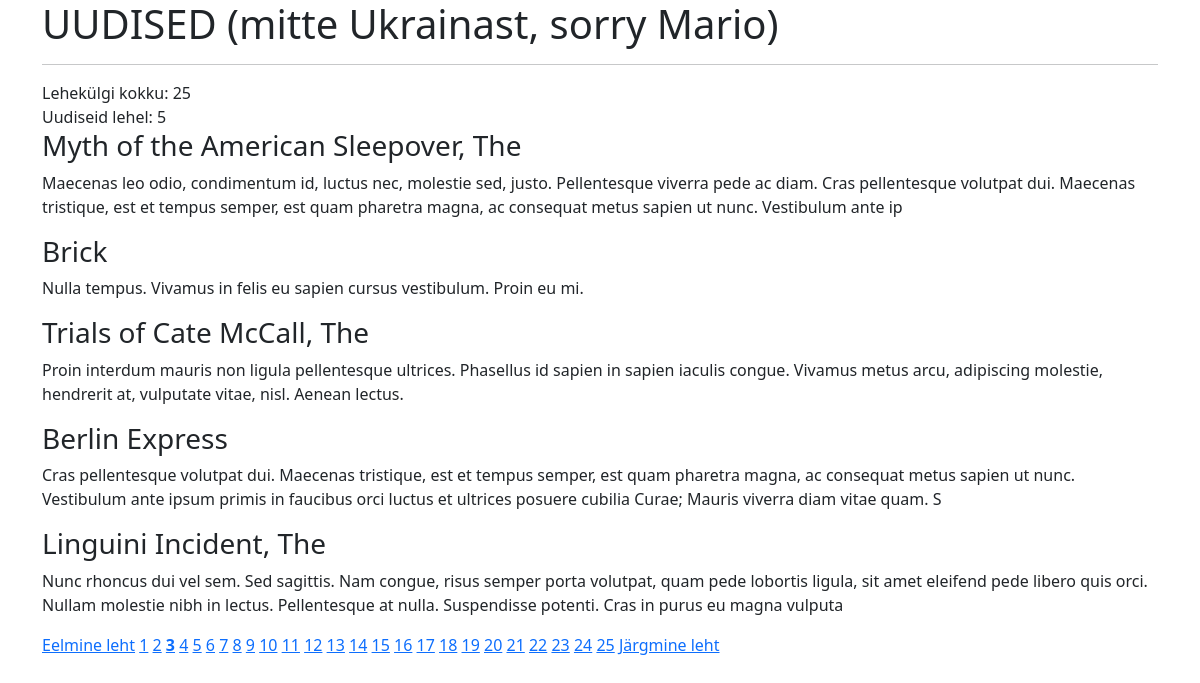
The page /uudised.php?leht=3 on the database its author committed.
### tables this page shows
CREATE TABLE `uudised` (
  `id` int(255) NOT NULL,
  `pealkiri` varchar(255) NOT NULL,
  `uudis` varchar(255) NOT NULL
);

### uudised.php (the view, shortened to what this page needs)
<?php
include ("config.php");
?>
<!DOCTYPE html>
<html lang="en">
<head>
    <link href="https://cdn.jsdelivr.net/npm/bootstrap@5.3.2/dist/css/bootstrap.min.css" rel="stylesheet">
</head>
    <body>
        <div class="container">
            <h1>UUDISED (mitte Ukrainast, sorry Mario)</h1>
            <hr>
            <?php
            $uudistearv = 5;
            $uudisteparing = "SELECT COUNT('id') FROM uudised";
            $lehtedevastus = mysqli_query($yhendus, $uudisteparing);
            $uudised = mysqli_fetch_array($lehtedevastus);
            $lehtedekogus = $uudised[0];
            $lehtedekogus = ceil($lehtedekogus/$uudistearv);
            echo 'Lehekülgi kokku: ' . $lehtedekogus . '<br>';
            echo 'Uudiseid lehel: ' . $uudistearv . '<br>';
            if (isset($_GET['leht'])) {
                $leht = $_GET['leht'];
            }else {
                $leht = 1;
            }
            $algus = ($leht-1) * $uudistearv;
            $paring = "SELECT * FROM uudised LIMIT $algus, $uudistearv";
            $vastus = mysqli_query($yhendus, $paring);
            while ($rida = mysqli_fetch_assoc($vastus)){
                echo '<h3>'.$rida['pealkiri'].'</h3>';
                echo '<p>'.$rida['uudis'].'</p>';
            }
            $eelmineleht = $leht - 1;
            $jargmineleht = $leht + 1;
            if ($leht>1) {
                echo "<a href=\"?leht=$eelmineleht\">Eelmine leht</a> ";
            }
            if ($lehtedekogus >= 1) {
                for ($i=1; $i<=$lehtedekogus ; $i++) {
                    if ($i==$leht) {
                        echo "<b><a href=\"?leht=$i\">$i</a></b> ";
                    } else {
                        echo "<a href=\"?leht=$i\">$i</a> ";
                    }
                }
            }
            if ($leht<$lehtedekogus) {
            echo "<a href=\"?leht=$jargmineleht\">Järgmine leht</a> ";
            }
            ?>
        </div>
    </body>
</html>

### rows shown on the page
uudised: pealkiri "Myth of the American Sleepover, The", uudis "Maecenas leo odio, condimentum id, luctus nec, molestie sed, justo. Pellentesque viverra pede ac diam. Cras pellentesque volutpat dui. Maecenas tristique, est et tempus semper, est quam pharetra magna, ac consequat metus sapien ut nunc. Vestibulum ante ip"
uudised: pealkiri "Brick", uudis "Nulla tempus. Vivamus in felis eu sapien cursus vestibulum. Proin eu mi."
uudised: pealkiri "Trials of Cate McCall, The", uudis "Proin interdum mauris non ligula pellentesque ultrices. Phasellus id sapien in sapien iaculis congue. Vivamus metus arcu, adipiscing molestie, hendrerit at, vulputate vitae, nisl. Aenean lectus."
uudised: pealkiri "Berlin Express", uudis "Cras pellentesque volutpat dui. Maecenas tristique, est et tempus semper, est quam pharetra magna, ac consequat metus sapien ut nunc. Vestibulum ante ipsum primis in faucibus orci luctus et ultrices posuere cubilia Curae; Mauris viverra diam vitae quam. S"
uudised: pealkiri "Linguini Incident, The", uudis "Nunc rhoncus dui vel sem. Sed sagittis. Nam congue, risus semper porta volutpat, quam pede lobortis ligula, sit amet eleifend pede libero quis orci. Nullam molestie nibh in lectus. Pellentesque at nulla. Suspendisse potenti. Cras in purus eu magna vulputa"

### other values the page prints
$lehtedekogus "25"
$uudistearv "5"
